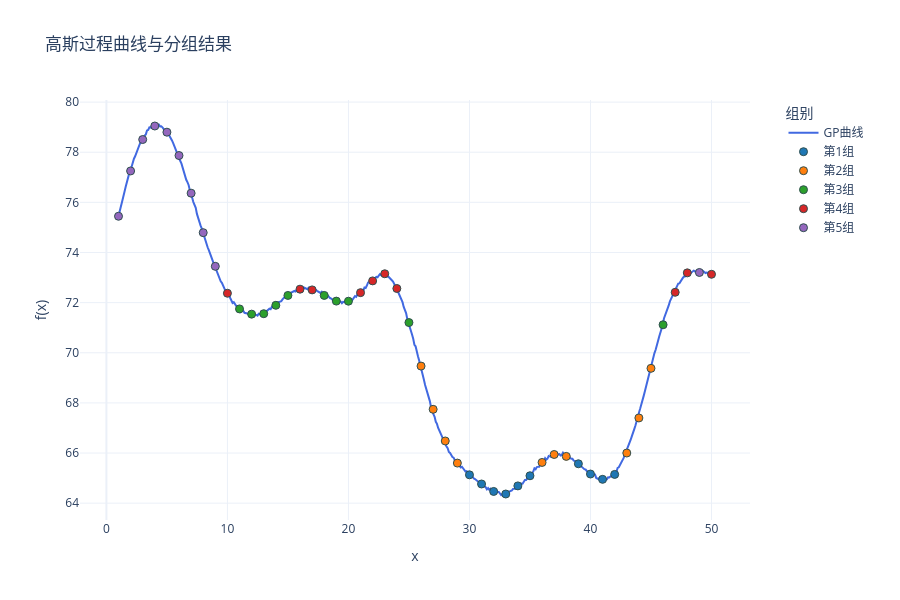

Here is the notebook cell this chart was saved with:
### Code cell
import numpy as np
import plotly.graph_objects as go
from sklearn.gaussian_process import GaussianProcessRegressor
from sklearn.gaussian_process.kernels import RBF, ConstantKernel,WhiteKernel

import sys
import os
# 使用当前工作目录
project_root = os.path.dirname(os.getcwd())  # 获取当前目录的父目录
sys.path.insert(0, project_root)
from util.methods import assign_variances

seed = 16
# 定义核函数
kernel = ConstantKernel(25.0) * RBF(length_scale=4.0) + WhiteKernel(1e-3)
gp = GaussianProcessRegressor(kernel=kernel)

x_dense = np.linspace(1, 50, 500).reshape(-1, 1)

y_dense = gp.sample_y(x_dense, n_samples=1, random_state=seed).flatten() + 70

# 提取整数点对应的y值
integer_points = np.arange(1, 51)
y_integers = y_dense[np.linspace(0, 499, 50, dtype=int)]

# 计算整数点的协方差矩阵
cov_matrix = kernel(integer_points.reshape(-1,1))

# 计算相关性矩阵
std_dev = np.sqrt(np.diag(cov_matrix))  
corr_matrix = cov_matrix / np.outer(std_dev, std_dev)  

np.savetxt('Sigma1.txt', cov_matrix, 
           fmt='%.6f',
           header=f'高斯过程协方差矩阵(1-50整数点)\n核函数: {kernel}')

np.savetxt('correlation_matrix.txt', corr_matrix,
           fmt='%.6f',
           header=f'高斯过程相关性矩阵(1-50整数点)\n核函数: {kernel}')

np.savetxt('mu.txt', 
           y_integers,
           fmt='%.6f',
           header='真实均值')

# 创建分组标签 (5组，每组10个点)
group_labels = np.floor(np.argsort(np.argsort(y_integers))/10).astype(int)
group_names = [f"第{i+1}组" for i in range(5)]  # 组别名称

fig = go.Figure()

fig.add_trace(go.Scatter(
    x=x_dense.flatten(), 
    y=y_dense,
    mode='lines',
    name='GP曲线',
    line=dict(color='royalblue', width=2)
))

colors = ['#1f77b4', '#ff7f0e', '#2ca02c', '#d62728', '#9467bd']  # 5种不同颜色
for group in range(5):
    mask = (group_labels == group)
    fig.add_trace(go.Scatter(
        x=integer_points[mask],
        y=y_integers[mask],
        mode='markers',
        name=group_names[group],
        marker=dict(
            color=colors[group],
            size=8,
            line=dict(width=1, color='DarkSlateGrey')
    )))

fig.update_layout(
    title='高斯过程曲线与分组结果',
    xaxis_title='x',
    yaxis_title='f(x)',
    template='plotly_white',
    height=600,
    width=900,
    legend=dict(
        title='组别',
        x=1.05,
        y=1,
        xanchor='left',
        yanchor='top',
        bgcolor='rgba(255,255,255,0.8)'
    ),
    margin=dict(r=150) 
)

fig.show()

### Figure 1 — Plotly figure (JSON) as saved in the notebook; plotly's stock layout.template omitted (floating-point values rounded to 4 significant figures; data arrays with more than 128 entries replaced by an {"elided": "..."} marker saying what was removed)
{"data": [{"line": {"color": "royalblue", "width": 2}, "mode": "lines", "name": "GP曲线", "type": "scatter", "x": {"elided": "500 float values"}, "y": {"elided": "500 float values"}}, {"marker": {"color": "#1f77b4", "line": {"color": "DarkSlateGrey", "width": 1}, "size": 8}, "mode": "markers", "name": "第1组", "type": "scatter", "x": [30, 31, 32, 33, 34, 35, 39, 40, 41, 42], "y": [65.13, 64.77, 64.47, 64.37, 64.69, 65.09, 65.57, 65.16, 64.95, 65.15]}, {"marker": {"color": "#ff7f0e", "line": {"color": "DarkSlateGrey", "width": 1}, "size": 8}, "mode": "markers", "name": "第2组", "type": "scatter", "x": [26, 27, 28, 29, 36, 37, 38, 43, 44, 45], "y": [69.47, 67.74, 66.48, 65.6, 65.63, 65.94, 65.87, 66.0, 67.4, 69.38]}, {"marker": {"color": "#2ca02c", "line": {"color": "DarkSlateGrey", "width": 1}, "size": 8}, "mode": "markers", "name": "第3组", "type": "scatter", "x": [11, 12, 13, 14, 15, 18, 19, 20, 25, 46], "y": [71.75, 71.54, 71.56, 71.89, 72.29, 72.29, 72.06, 72.06, 71.21, 71.12]}, {"marker": {"color": "#d62728", "line": {"color": "DarkSlateGrey", "width": 1}, "size": 8}, "mode": "markers", "name": "第4组", "type": "scatter", "x": [10, 16, 17, 21, 22, 23, 24, 47, 48, 50], "y": [72.38, 72.54, 72.51, 72.4, 72.87, 73.15, 72.56, 72.41, 73.19, 73.13]}, {"marker": {"color": "#9467bd", "line": {"color": "DarkSlateGrey", "width": 1}, "size": 8}, "mode": "markers", "name": "第5组", "type": "scatter", "x": [1, 2, 3, 4, 5, 6, 7, 8, 9, 49], "y": [75.45, 77.25, 78.51, 79.05, 78.8, 77.87, 76.37, 74.79, 73.45, 73.2]}], "layout": {"height": 600, "legend": {"bgcolor": "rgba(255,255,255,0.8)", "title": {"text": "组别"}, "x": 1.05, "xanchor": "left", "y": 1, "yanchor": "top"}, "margin": {"r": 150}, "title": {"text": "高斯过程曲线与分组结果"}, "width": 900, "xaxis": {"title": {"text": "x"}}, "yaxis": {"title": {"text": "f(x)"}}}}
